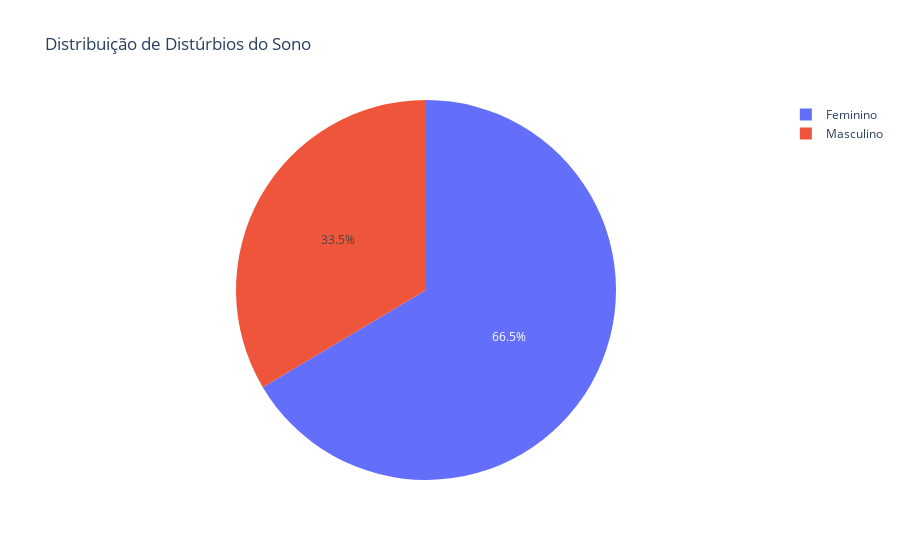

The notebook cell saved with this chart:
### Code cell
criar_grafico_pizza(genero, "Distribuição de Distúrbios do Sono")

### Figure 1 — Plotly figure (JSON) as saved in the notebook; plotly's stock layout.template omitted (floating-point values rounded to 4 significant figures)
{"data": [{"domain": {"x": [0, 1], "y": [0, 1]}, "hovertemplate": "Gênero=%{label}<br>Frequência=%{value}<extra></extra>", "labels": ["Feminino", "Masculino"], "legendgroup": "", "name": "", "showlegend": true, "type": "pie", "values": [103, 52]}], "layout": {"legend": {"tracegroupgap": 0}, "title": {"text": "Distribuição de Distúrbios do Sono"}}}
